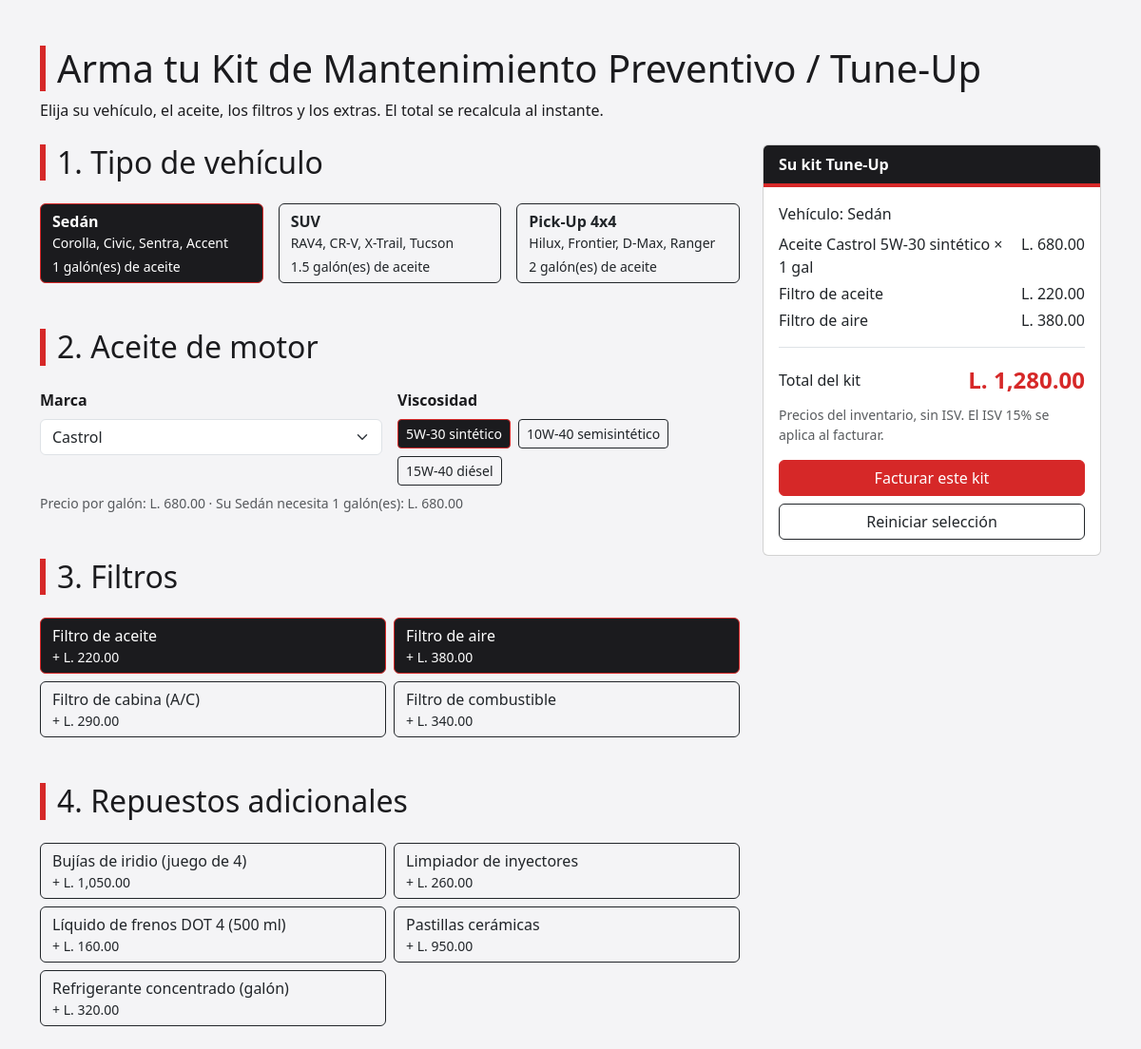
The app's page /tuneup.php with its own data.
### tables this page shows
CREATE TABLE repuestos (
    id_repuesto      INT AUTO_INCREMENT PRIMARY KEY,
    codigo           VARCHAR(20)   NOT NULL UNIQUE,
    nombre           VARCHAR(120)  NOT NULL,
    especificaciones TEXT          NOT NULL,
    precio           DECIMAL(10,2) NOT NULL,
    stock            INT           NOT NULL DEFAULT 0,
    fotografia       VARCHAR(255)  NULL,
    destacado        TINYINT(1)    NOT NULL DEFAULT 0,
    id_categoria     INT           NOT NULL,
    CONSTRAINT fk_repuestos_categorias
        FOREIGN KEY (id_categoria) REFERENCES categorias(id_categoria)
        ON UPDATE CASCADE ON DELETE RESTRICT
);

### config/conexion.php (called while the page is built)
<?php
class Conexion {
    public function obtener() {
        $servidor = 'localhost';
        $base = 'repuestos_don_pancho';
        $usuario = 'root';
        $clave = '';
        try {
            $pdo = new PDO("mysql:host=$servidor;dbname=$base;charset=utf8mb4", $usuario, $clave);
            $pdo->setAttribute(PDO::ATTR_ERRMODE, PDO::ERRMODE_EXCEPTION);
            $pdo->setAttribute(PDO::ATTR_DEFAULT_FETCH_MODE, PDO::FETCH_ASSOC);
            return $pdo;
        } catch (PDOException $e) {
            die('Error de conexión: ' . $e->getMessage());
        }
    }
}

### clases/repuesto.php (called while the page is built, shortened)
<?php
require_once 'config/conexion.php';
class Repuesto {
    private $pdo;
    public function __construct() {
        $conexion = new Conexion();
        $this->pdo = $conexion->obtener();
    }
    public function listarTodos() {
        $sql = 'SELECT r.*, c.nombre AS categoria
                FROM repuestos r
                INNER JOIN categorias c ON r.id_categoria = c.id_categoria
                ORDER BY r.nombre';
        $consulta = $this->pdo->query($sql);
        return $consulta->fetchAll();
    }
}

### tuneup.php (the view, shortened to what this page needs)
<?php
require_once __DIR__ . '/clases/repuesto.php';
$modeloRepuesto = new Repuesto();
$repuestos      = $modeloRepuesto->listarTodos();
$vehiculos = [
    'sedan'  => ['nombre' => 'Sedán',       'galones' => 1.0, 'detalle' => 'Corolla, Civic, Sentra, Accent'],
    'suv'    => ['nombre' => 'SUV',         'galones' => 1.5, 'detalle' => 'RAV4, CR-V, X-Trail, Tucson'],
    'pickup' => ['nombre' => 'Pick-Up 4x4', 'galones' => 2.0, 'detalle' => 'Hilux, Frontier, D-Max, Ranger'],
];
$codigosAdicionales = ['ELE-003', 'FRE-003', 'FLU-005', 'FLU-002', 'FLU-003'];
$aceites     = [];
$filtros     = [];
$adicionales = [];
foreach ($repuestos as $r) {
    if (preg_match('/^Aceite\s+([^\s\d]+)\s+(\d+W-\d+)\s*(.*)$/u', $r['nombre'], $m)) {
        $tipo = trim(preg_replace('/\s*\(.*\)\s*$/u', '', $m[3]));
        $aceites[] = [
            'id'       => (int) $r['id_repuesto'],
            'marca'    => $m[1],
            'visc'     => $m[2],
            'etiqueta' => trim($m[2] . ' ' . $tipo),
            'precio'   => (float) $r['precio'],
            'stock'    => (int) $r['stock'],
        ];
    } elseif (strpos($r['codigo'], 'FIL-') === 0) {
        $filtros[] = $r;
    } elseif (in_array($r['codigo'], $codigosAdicionales, true)) {
        $adicionales[] = $r;
    }
}
$marcas = array_values(array_unique(array_column($aceites, 'marca')));
sort($marcas);
$viscosidades = [];
foreach ($aceites as $a) {
    if (!isset($viscosidades[$a['visc']])) {
        $viscosidades[$a['visc']] = $a['etiqueta'];
    }
}
uksort($viscosidades, fn($x, $y) => (int) $x <=> (int) $y);
include __DIR__ . '/includes/head.php';
?>
<header class="pt-5">
    <div class="container">
        <h1 class="titulo-seccion mb-2">Arma tu Kit de Mantenimiento Preventivo / Tune-Up</h1>
        <p class="mb-0">Elija su vehículo, el aceite, los filtros y los extras. El total se recalcula al instante.</p>
    </div>
</header>
<main class="container my-4">
    <form id="formKit" class="row g-4" onsubmit="return false;">
        <div class="col-lg-8">
            <h2 class="titulo-seccion">1. Tipo de vehículo</h2>
            <div class="row g-3 mb-5">
                <?php $primero = true; foreach ($vehiculos as $clave => $v) { ?>
                    <div class="col-md-4">
                        <label class="btn btn-outline-dark opcion w-100 h-100 text-start" for="veh-<?php echo $clave; ?>">
                            <strong class="d-block"><?php echo htmlspecialchars($v['nombre']); ?></strong>
                            <small class="d-block"><?php echo htmlspecialchars($v['detalle']); ?></small>
                            <small class="d-block mt-1"><?php echo rtrim(rtrim(number_format($v['galones'], 1), '0'), '.'); ?> galón(es) de aceite</small>
                        </label>
                    </div>
                <?php $primero = false; } ?>
            </div>
            <h2 class="titulo-seccion">2. Aceite de motor</h2>
            <?php if (empty($aceites)) { ?>
                <div class="alert alert-warning mb-5">
                    No hay aceites con marca en la base de datos. Ejecute <code>tuneup_datos.sql</code>.
                </div>
            <?php } else { ?>
                <div class="row g-3 mb-2">
                    <div class="col-md-6">
                        <label for="marcaAceite" class="form-label fw-semibold">Marca</label>
                        <select class="form-select" id="marcaAceite" name="marca">
                            <?php foreach ($marcas as $marca) { ?>
                                <option value="<?php echo htmlspecialchars($marca); ?>"><?php echo htmlspecialchars($marca); ?></option>
                            <?php } ?>
                        </select>
                    </div>
                    <div class="col-md-6">
                        <span class="form-label fw-semibold d-block">Viscosidad</span>
                        <div class="d-flex flex-wrap gap-2">
                            <?php $primero = true; foreach ($viscosidades as $visc => $etiqueta) { ?>
                                <label class="btn btn-outline-dark opcion btn-sm" for="vis-<?php echo htmlspecialchars($visc); ?>">
                                    <?php echo htmlspecialchars($etiqueta); ?>
                                </label>
                            <?php $primero = false; } ?>
                        </div>
                    </div>
                </div>
                <p class="small text-muted mb-5" id="notaAceite"></p>
            <?php } ?>
            <h2 class="titulo-seccion">3. Filtros</h2>
            <?php if (empty($filtros)) { ?>
                <div class="alert alert-warning mb-5">No hay filtros en la base de datos.</div>
            <?php } else { ?>
                <div class="row g-2 mb-5">
                    <?php foreach ($filtros as $f) { ?>
                        <div class="col-md-6">
                            <label class="btn btn-outline-dark opcion w-100 h-100 text-start" for="fil-<?php echo (int) $f['id_repuesto']; ?>">
                                <span class="d-block"><?php echo htmlspecialchars($f['nombre']); ?></span>
                                <small class="d-block">
                                    + L. <?php echo number_format((float) $f['precio'], 2); ?>
                                </small>
                            </label>
                        </div>
                    <?php } ?>
                </div>
            <?php } ?>
            <h2 class="titulo-seccion">4. Repuestos adicionales</h2>
            <?php if (empty($adicionales)) { ?>
                <div class="alert alert-warning">No hay repuestos adicionales en la base de datos.</div>
            <?php } else { ?>
                <div class="row g-2">
                    <?php foreach ($adicionales as $a) { ?>
                        <div class="col-md-6">
                            <label class="btn btn-outline-dark opcion w-100 h-100 text-start" for="adi-<?php echo (int) $a['id_repuesto']; ?>">
                                <span class="d-block"><?php echo htmlspecialchars($a['nombre']); ?></span>
                                <small class="d-block">
                                    + L. <?php echo number_format((float) $a['precio'], 2); ?>
                                </small>
                            </label>
                        </div>
                    <?php } ?>
                </div>
            <?php } ?>
        </div>
        <div class="col-lg-4">
            <aside class="card sticky-top" style="top: 1rem;">
                <div class="card-header barra-oscura text-white">
                    <strong>Su kit Tune-Up</strong>
                </div>
                <div class="card-body">
                    <p class="mb-2" id="vehiculoElegido"></p>
                    <ul class="list-unstyled mb-3" id="lineasKit"></ul>
                    <div class="d-flex justify-content-between align-items-center border-top pt-3">
                        <span>Total del kit</span>
                        <strong class="precio fs-4" id="totalKit">L. 0.00</strong>
                    </div>
                    <p class="small text-muted mt-2">Precios del inventario, sin ISV. El ISV 15% se aplica al facturar.</p>
                    <a href="#" class="btn btn-principal w-100 mb-2 disabled" id="facturarKit" aria-disabled="true">Facturar este kit</a>
                    <button type="button" class="btn btn-outline-dark w-100" id="reiniciarKit">Reiniciar selección</button>
                </div>
            </aside>
        </div>
    </form>
</main>
<?php include __DIR__ . '/includes/scripts.php'; ?>

### includes/head.php (shortened to what this page needs)
<!DOCTYPE html>
<html lang="es">
<head>
    <link href="https://cdn.jsdelivr.net/npm/bootstrap@5.3.3/dist/css/bootstrap.min.css" rel="stylesheet">
    <link href="css/general.css" rel="stylesheet">
</head>
<body>

### includes/scripts.php (shortened to what this page needs)
</body>
</html>

### css/general.css (style rules this page uses)
:root { --carbon: #1B1B1E; --rojo: #D62828; --rojo-oscuro: #A71D1D; --ambar: #FFB703; --gris-acero: #495057; --fondo: #F4F4F6; }
body { background-color: var(--fondo); color: var(--carbon); }
.barra-oscura { background-color: var(--carbon); border-bottom: 4px solid var(--rojo); }
.btn-principal { background-color: var(--rojo); border-color: var(--rojo); color: white; }
.titulo-seccion { border-left: 6px solid var(--rojo); padding-left: 12px; margin-bottom: 24px; }
.precio { color: var(--rojo); font-weight: bold; }

### tuneup.php (style rules this page uses)
.btn-check:checked + .opcion { background-color: var(--carbon); border-color: var(--rojo); color: white; }

### records on screen
repuestos: nombre "Filtro de aceite", precio "220.00"
repuestos: nombre "Filtro de aire", precio "380.00"
repuestos: nombre "Filtro de cabina (A/C)", precio "290.00"
repuestos: nombre "Filtro de combustible", precio "340.00"
repuestos: nombre "Bujías de iridio (juego de 4)", precio "1,050.00"
repuestos: nombre "Limpiador de inyectores", precio "260.00"
repuestos: nombre "Líquido de frenos DOT 4 (500 ml)", precio "160.00"
repuestos: nombre "Pastillas cerámicas", precio "950.00"
repuestos: nombre "Refrigerante concentrado (galón)", precio "320.00"

### other values on screen
$v['nombre'] "Sedán"
$v['detalle'] "Corolla, Civic, Sentra, Accent"
rtrim(rtrim(number_format($v['galones'], 1), '0'), '.') "1"
$v['nombre'] "SUV"
$v['detalle'] "RAV4, CR-V, X-Trail, Tucson"
rtrim(rtrim(number_format($v['galones'], 1), '0'), '.') "1.5"
$v['nombre'] "Pick-Up 4x4"
$v['detalle'] "Hilux, Frontier, D-Max, Ranger"
rtrim(rtrim(number_format($v['galones'], 1), '0'), '.') "2"
$etiqueta "5W-30 sintético"
$etiqueta "10W-40 semisintético"
$etiqueta "15W-40 diésel"
form field marca "Castrol"
